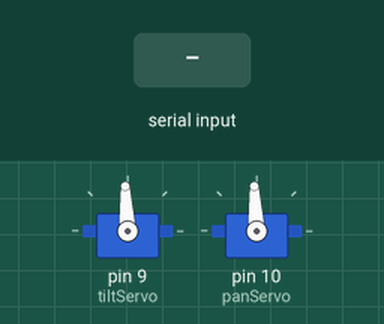
A sketch run on a simulated Arduino Uno, built with avr-gcc and run on an emulated ATmega328P. Parts: 2 × servo. The inputs (shaded band) are chosen by the test bench.

Above: at 2.7 s.
2.8 s: "90,45,200\n" received over Serial
At 3.7 s:
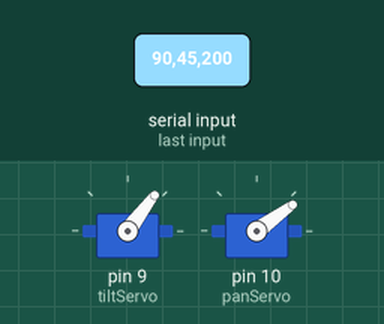
4.3 s: "30,150,10\n" received over Serial
At 4.9 s:
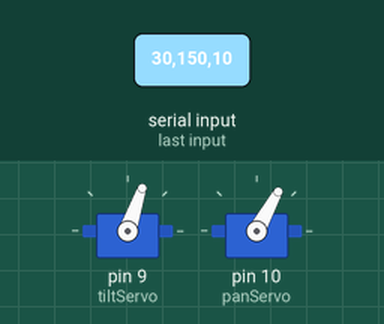
5.8 s: "90,45\n" received over Serial
At 6.2 s:
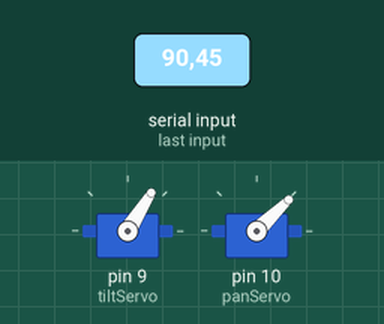
7.3 s: "30,150\n" received over Serial
At 8.6 s:
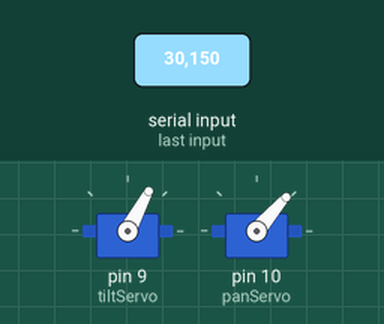
Timing chart, 0 to 9.8 s (numbered marks = the images above; inputs shaded):
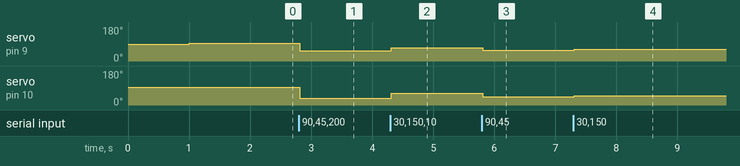

Measured:
- after the input at 2.8 s, servo on pin 9 (tiltServo): 93° → 53° at once; servo on pin 10 (panServo): 93° → 36° at once
- after the input at 4.3 s, servo on pin 9 (tiltServo): 53° → 71° at once; servo on pin 10 (panServo): 36° → 61° at once
- after the input at 5.8 s, servo on pin 9 (tiltServo): 71° → 58° at once; servo on pin 10 (panServo): 61° → 44° at once
- after the input at 7.3 s, servo on pin 9 (tiltServo): 58° → 62° at once; servo on pin 10 (panServo): 44° → 49° at once

The sketch:

servo_movement.ino
```cpp
#include <Servo.h>


float PAN_KP = 0.08;
float PAN_KD = 0.5;

float TILT_KP = 0.08;
float TILT_KD = 0.5;

float lastPanError = 0;
float lastTiltError = 0;
unsigned long lastUpdate = 0;

Servo panServo;
Servo tiltServo;
int buzzerPin = 12;

// --- MEMORY ---
unsigned long lastBeatTime = 0;
int heartRate = 800;
int deadband = 10;
int currentPan = 1500;
int currentTilt = 1500;
float targetPan = 1500.0;
float targetTilt = 1500.0;


class SmoothPID {
  public:
    float kp, kd;
    float lastError;

    SmoothPID(float p, float d) {
      kp = p;
      kd = d;
      lastError = 0;
    }


    float compute(float target, float current) {
      float error = target - current;

      // PROPORTIONAL: "Move towards target"
      float P = error * kp;

      // DERIVATIVE: "Whoa, slow down if we are moving too fast!"
      float D = (error - lastError) * kd;

      lastError = error;

      return P + D;
    }
};


SmoothPID pidPan(PAN_KP, PAN_KD);
SmoothPID pidTilt(TILT_KP, TILT_KD);

void setup() {
  tiltServo.attach(9);
  panServo.attach(10);
  pinMode(buzzerPin, OUTPUT);
  Serial.begin(9600);
  Serial.setTimeout(10);
  noTone(buzzerPin);
  panServo.writeMicroseconds(currentPan);
  delay(1000);
  tiltServo.writeMicroseconds(currentTilt);
  delay(500);

}

void loop() {
  if (Serial.available() > 0) {


    int p_target = Serial.parseInt();
    int t_target = Serial.parseInt();
    int f = Serial.parseInt();

    while (Serial.available() > 0) { Serial.read(); }

    // --- SAFETY CLAMPS ---
    if (p_target < 500) p_target = 500; if (p_target > 2400) p_target = 2400;
    if (t_target < 500) t_target = 800; if (t_target > 2300) t_target = 2200;

    // --- THE DEADBAND FILTER (The Cure for Jitter) ---
    targetPan = p_target;
    targetTilt = t_target;

    if (millis() - lastUpdate > 10) {
      lastUpdate = millis();


      float movePan = pidPan.compute(targetPan, currentPan);
      float moveTilt = pidTilt.compute(targetTilt, currentTilt);

      // Only move PAN if the change is big enough
      if (abs(p_target - currentPan) > deadband) {
        currentPan += movePan;
        panServo.writeMicroseconds(currentPan);
        //currentPan = p_target; // Remember new position
      }

      // Only move TILT if the change is big enough
      if (abs(t_target - currentTilt) > deadband) {
        currentTilt += moveTilt;
        tiltServo.writeMicroseconds(currentTilt);
        //currentTilt = t_target; // Remember new position
      }


      // Heartbeat Logic (Same as before)
      if (f == 1) {
        if (millis() - lastBeatTime >= heartRate) {
          lastBeatTime = millis();
          tone(buzzerPin, 40, 150);
        }
      } else {
        noTone(buzzerPin);
      }
    }
  }
}
```
